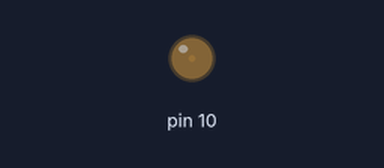
Bench run of a sketch on a simulated Arduino Uno, built with avr-gcc and run on an emulated ATmega328P. Shown: output pins drawn as LEDs (lit = HIGH).

Above: at 0.05 s.
At 0.95 s:
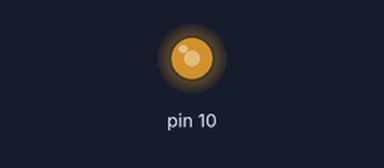
At 1.4 s:
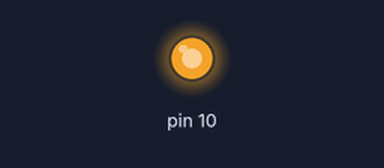
At 2.75 s:
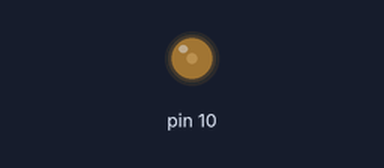
Timing chart, 0 to 7.0 s (numbered marks = the images above):
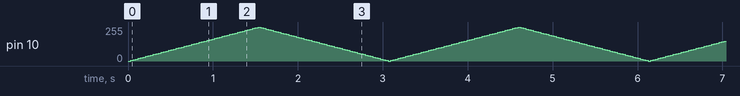

The sketch:

lab2_LEDPWM.ino
```cpp
int brightness = 0;    // how bright the LED is
int fadeAmount = 5;    // how many points to fade the LED by

void setup()  {
  // declare pin 10 to be an output:
  pinMode(10, OUTPUT);
}

void loop()  {
  // set the brightness of pin 9:
  analogWrite(10, brightness);

  // change the brightness for next time through the loop:
  brightness = brightness + fadeAmount;

  // reverse the direction of the fading at the ends of the fade:
  if (brightness == 0 || brightness == 255) {
    fadeAmount = -fadeAmount ;
  }
  // wait for 30 milliseconds to see the dimming effect
  delay(30);
}
```
